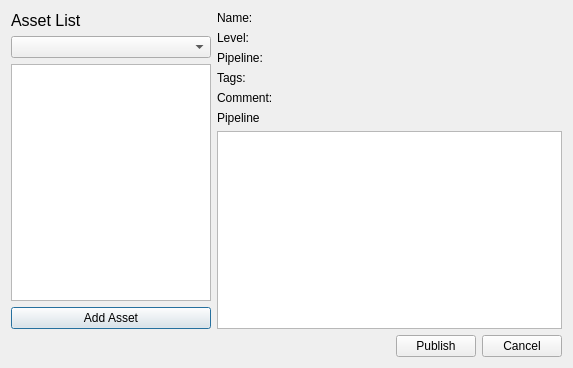
<?xml version="1.0" encoding="UTF-8"?>
<ui version="4.0">
 <class>export_Wizard</class>
 <widget class="QDialog" name="export_Wizard">
  <property name="geometry">
   <rect>
    <x>0</x>
    <y>0</y>
    <width>573</width>
    <height>368</height>
   </rect>
  </property>
  <property name="windowTitle">
   <string>Dialog</string>
  </property>
  <layout class="QVBoxLayout" name="verticalLayout_2">
   <item>
    <layout class="QHBoxLayout" name="main_layout">
     <property name="topMargin">
      <number>0</number>
     </property>
     <item>
      <layout class="QVBoxLayout" name="asset_list_layout">
       <item>
        <widget class="QLabel" name="asset_list_label">
         <property name="font">
          <font>
           <pointsize>12</pointsize>
          </font>
         </property>
         <property name="text">
          <string>Asset List</string>
         </property>
        </widget>
       </item>
       <item>
        <widget class="QComboBox" name="level_combobox"/>
       </item>
       <item>
        <widget class="QListWidget" name="asset_list">
         <property name="sizePolicy">
          <sizepolicy hsizetype="Fixed" vsizetype="Expanding">
           <horstretch>0</horstretch>
           <verstretch>0</verstretch>
          </sizepolicy>
         </property>
         <property name="maximumSize">
          <size>
           <width>200</width>
           <height>20000</height>
          </size>
         </property>
        </widget>
       </item>
       <item>
        <layout class="QHBoxLayout" name="asset_list_buttons_layout">
         <property name="topMargin">
          <number>0</number>
         </property>
         <item>
          <widget class="QPushButton" name="add_asset_button">
           <property name="sizePolicy">
            <sizepolicy hsizetype="Fixed" vsizetype="Fixed">
             <horstretch>0</horstretch>
             <verstretch>0</verstretch>
            </sizepolicy>
           </property>
           <property name="maximumSize">
            <size>
             <width>200</width>
             <height>16777215</height>
            </size>
           </property>
           <property name="text">
            <string>Add Asset</string>
           </property>
          </widget>
         </item>
        </layout>
       </item>
      </layout>
     </item>
     <item>
      <layout class="QVBoxLayout" name="asset_details_pipeline_layout">
       <property name="leftMargin">
        <number>0</number>
       </property>
       <item>
        <layout class="QHBoxLayout" name="asset_details_spacer_layout">
         <property name="rightMargin">
          <number>0</number>
         </property>
         <item>
          <layout class="QFormLayout" name="asset_details_layout">
           <property name="leftMargin">
            <number>0</number>
           </property>
           <item row="0" column="0">
            <widget class="QLabel" name="asset_name_d_label">
             <property name="text">
              <string>Name:</string>
             </property>
            </widget>
           </item>
           <item row="0" column="1">
            <widget class="QLabel" name="asset_name_label">
             <property name="text">
              <string/>
             </property>
            </widget>
           </item>
           <item row="1" column="0">
            <widget class="QLabel" name="asset_level_d_label">
             <property name="text">
              <string>Level:</string>
             </property>
            </widget>
           </item>
           <item row="1" column="1">
            <widget class="QLabel" name="asset_level_label">
             <property name="text">
              <string/>
             </property>
            </widget>
           </item>
           <item row="2" column="0">
            <widget class="QLabel" name="asset_pipeline_d_label">
             <property name="text">
              <string>Pipeline:</string>
             </property>
            </widget>
           </item>
           <item row="2" column="1">
            <widget class="QLabel" name="asset_pipeline_label">
             <property name="text">
              <string/>
             </property>
            </widget>
           </item>
           <item row="3" column="0">
            <widget class="QLabel" name="asset_tags_d_label">
             <property name="text">
              <string>Tags:</string>
             </property>
            </widget>
           </item>
           <item row="3" column="1">
            <widget class="QLabel" name="asset_tags_label">
             <property name="text">
              <string/>
             </property>
            </widget>
           </item>
           <item row="4" column="0">
            <widget class="QLabel" name="asset_comment_d_label">
             <property name="text">
              <string>Comment:</string>
             </property>
            </widget>
           </item>
           <item row="4" column="1">
            <widget class="QLabel" name="asset_comment_label">
             <property name="text">
              <string/>
             </property>
            </widget>
           </item>
          </layout>
         </item>
         <item>
          <spacer name="horizontalSpacer">
           <property name="orientation">
            <enum>Qt::Horizontal</enum>
           </property>
           <property name="sizeHint" stdset="0">
            <size>
             <width>40</width>
             <height>20</height>
            </size>
           </property>
          </spacer>
         </item>
        </layout>
       </item>
       <item>
        <widget class="QLabel" name="label">
         <property name="text">
          <string>Pipeline</string>
         </property>
        </widget>
       </item>
       <item>
        <widget class="QListWidget" name="pipeline_list">
         <property name="flow">
          <enum>QListView::LeftToRight</enum>
         </property>
        </widget>
       </item>
      </layout>
     </item>
    </layout>
   </item>
   <item>
    <layout class="QHBoxLayout" name="horizontalLayout_4">
     <property name="topMargin">
      <number>0</number>
     </property>
     <item>
      <spacer name="horizontalSpacer_2">
       <property name="orientation">
        <enum>Qt::Horizontal</enum>
       </property>
       <property name="sizeHint" stdset="0">
        <size>
         <width>40</width>
         <height>20</height>
        </size>
       </property>
      </spacer>
     </item>
     <item>
      <widget class="QPushButton" name="publish_button">
       <property name="text">
        <string>Publish</string>
       </property>
      </widget>
     </item>
     <item>
      <widget class="QPushButton" name="cancel_Button">
       <property name="text">
        <string>Cancel</string>
       </property>
      </widget>
     </item>
    </layout>
   </item>
  </layout>
 </widget>
 <resources/>
 <connections>
  <connection>
   <sender>cancel_Button</sender>
   <signal>clicked()</signal>
   <receiver>export_Wizard</receiver>
   <slot>reject()</slot>
   <hints>
    <hint type="sourcelabel">
     <x>527</x>
     <y>353</y>
    </hint>
    <hint type="destinationlabel">
     <x>287</x>
     <y>187</y>
    </hint>
   </hints>
  </connection>
 </connections>
</ui>
